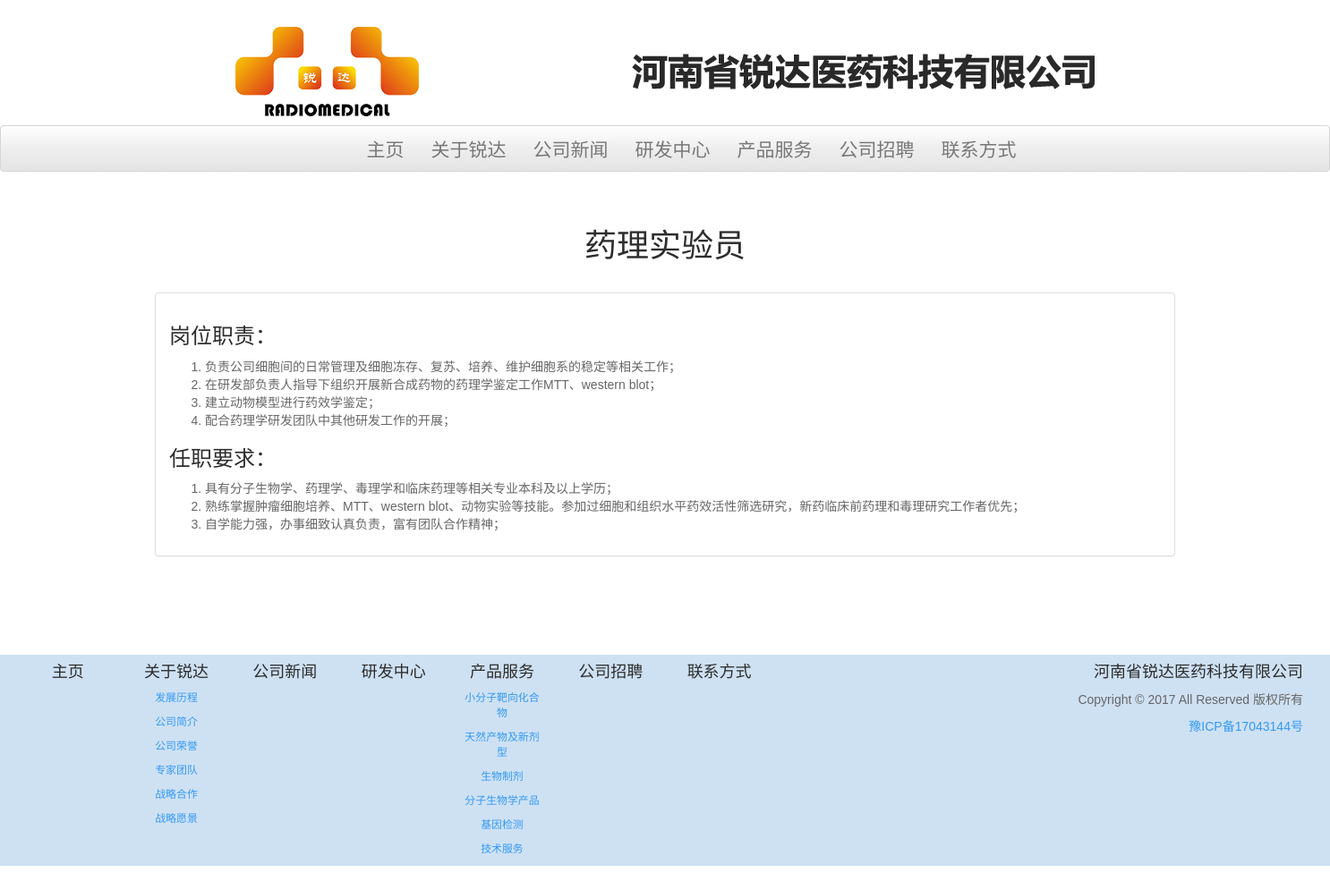
The page /main/2017/09/30/employment002/employment/ on the database its author committed.
### main/models.py (models this page shows, shortened)
class Employment(models.Model):
    STATUS_CHOICES = (
        ('draft', 'Draft'),
        ('published', 'Published'),
    )
    CATEGORY_CHOICES = (
        ('employment', 'Employment'),
    )
    category = models.CharField(max_length=10,
                                choices=CATEGORY_CHOICES,
                                default='employment')
    title = models.CharField(max_length=250, default='请编辑职位名称')
    slug = models.SlugField(max_length=250,
                            unique_for_date='publish')
    author = models.ForeignKey(User,
                               related_name='employment_posts')
    profession = models.TextField(default='请编辑专业要求')
    education = models.TextField(default='请编辑学历要求')
    location = models.TextField(default='请编辑工作地点')
    responsibility = RichTextUploadingField(default='请编辑岗位职责')
    requirements = RichTextUploadingField(default='请编辑任职要求')
    add_info = RichTextUploadingField(default='请编辑补充信息，可以为空', blank=True)
    publish = models.DateTimeField(default=timezone.now)
    created = models.DateTimeField(auto_now_add=True)
    updated = models.DateTimeField(auto_now=True)
    status = models.CharField(max_length=10,
                              choices=STATUS_CHOICES,
                              default='draft')
    objects = models.Manager() # The default manager.
    published = PublishedManager() # Our custom manager.
    class Meta:
        ordering = ('-publish',)
        verbose_name_plural = 'Employment'

### main/views.py (the view)
def employment_detail(request, year, month, day, employment, category):
    employment = get_object_or_404(Employment, slug=employment,
                             status='published',
                             publish__year=year,
                             publish__month=month,
                             publish__day=day,
                             category=category)
    return render(
        request,
        "main/employment_detail.html",
        {'employment': employment},
    )

### main/templates/main/employment_detail.html (shortened to what this page needs)
{% extends "main/base.html" %}
{% block main %}
    <div class="container">
        <div class="row">
            <div class="col-md-12">
                <h1 class="text-center" style="padding-top: 2%; padding-bottom: 2%;">{{ employment.title }}</h1>
                <div class="panel panel-default">
                    <div class="panel-body">
                        <h3>岗位职责：</h3>
                        {{ employment.responsibility|safe }}
                        <h3>任职要求：</h3>
                        {{ employment.requirements|safe }}
                    </div>
                </div>
            </div>
        </div>
    </div>
{% endblock main %}

### main/static/main/css/main.css (style rules this page uses)
body,button, input, select, textarea,h1 ,h2, h3, h4, h5, h6 { font-family: 'Noto Sans SC Sliced', sans-serif; }

### rows shown on the page
Employment: title "药理实验员", responsibility "负责公司细胞间的日常管理及细胞冻存、复苏、培养、维护细胞系的稳定等相关工作； 在研发部负责人指导下组织开展新合成药物的药理学鉴定工作MTT、western blot； 建立动物模型进行药效学鉴定； 配合药理学研发团队中其他研发工作的开展；", requirements "具有分子生物学、药理学、毒理学和临床药理等相关专业本科及以上学历； 熟练掌握肿瘤细胞培养、MTT、western blot、动物实验等技能。参加过细胞和组织水平药效活性筛选研究，新药临床前药理和毒理研究工作者优先； 自学能力强，办事细致认真负责，富有团队合作精神；"
